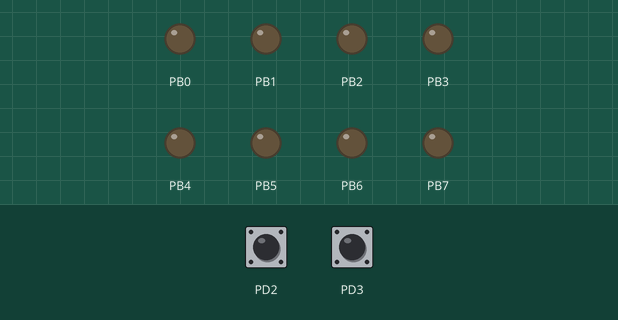
Simulated run of this program. Board: ATmega8, built with avr-gcc and emulated at 3.6 MHz. On the bench: output pins drawn as LEDs (lit = HIGH). Dashed ring = blinking. The inputs (shaded band) are chosen by the test bench; at power-on: PD2 HIGH, PD3 HIGH.

Above: at 1.2 s.
1.3 s: PD2 pulled LOW for 0.15 s
At 4.3 s:
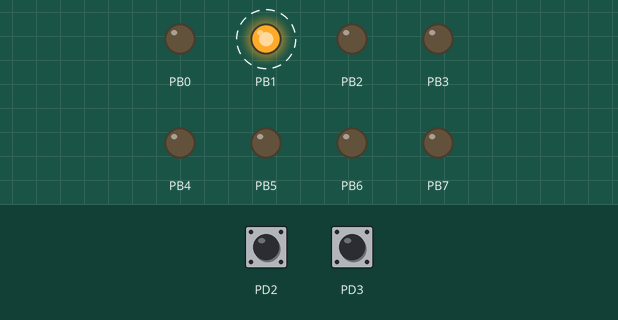
4.4 s: PD3 pulled LOW for 0.15 s
6.4 s: PD3 pulled LOW for 1 s
At 6.85 s:
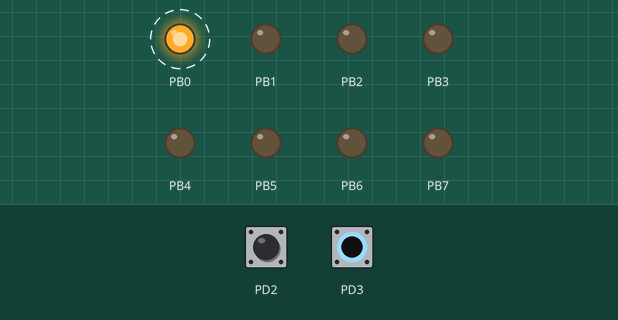
10.4 s: PD3 pulled LOW for 3.2 s
At 11.5 s:
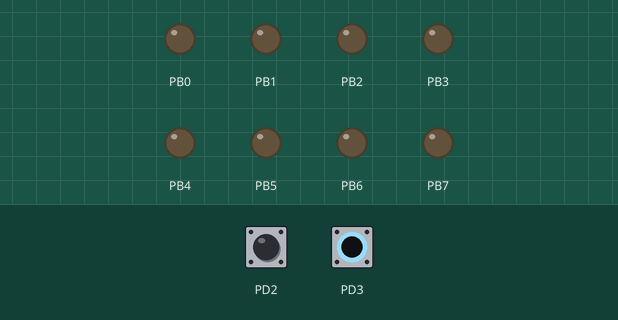
15.1 s: PD2 pulled LOW for 1 s
At 16.25 s:
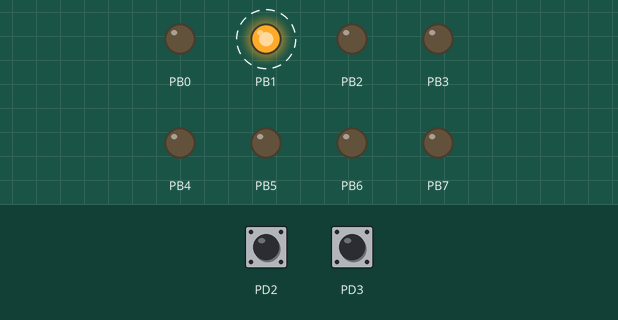
Timing chart, 0 to 20.1 s (numbered marks = the images above; inputs shaded):
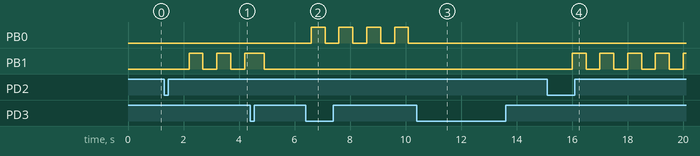

Measured:
- after the input at 1.3 s, PB1: alternates HIGH for 0.50 s and LOW for 0.50 s, starting after 0.90 s
- after the input at 6.4 s, PB0: alternates HIGH for 0.50 s and LOW for 0.50 s, starting after 0.20 s
- after the input at 10.4 s, PB0: stops changing and stays LOW
- after the input at 15.1 s, PB1: alternates HIGH for 0.50 s and LOW for 0.50 s, starting after 0.90 s

The program:

main.c
```c
/*
 * Praktikum3_Interrupts_C_MyAVR.c
 *
 * Created: 10.12.2018 16:17:11
 * Author : andrei
 */

#include <avr/io.h>
#include <avr/interrupt.h>
#define F_CPU 3600000UL // Taktfrequenz für den ATMega328P
#include <util/delay.h>

const uint8_t aus = 0;
const uint8_t rot = 1;
const uint8_t gruen = 2;

uint8_t state = 0;

ISR (INT0_vect){

	if(state == aus){
		state = gruen;
	}else if(state == gruen){
		state = aus;
	}else if(state == rot){
		state = gruen;
	}

	_delay_ms(200);


}

ISR (INT1_vect){

	if(state == aus){
		state = rot;
	}else if(state = rot){
		state = aus;
	}else if(state == gruen){
		state = rot;
	}


	_delay_ms(200);


}

void initializeISR(){

	DDRD = (0 << PD2) | (0 << PD3);
	PORTD = (1 << PD2) | (1 << PD3);
	GICR  = (1 << INT0) | (1 << INT1);
	MCUCR = (1 << ISC11) | (1 << ISC01);
	sei();
}

void initializeApp(){

	DDRB = 0xFF;
}


int main(void)
{
	initializeApp();
	initializeISR(); //Den Interrupt-Service einrichten

	while (1)
	{

		if(state == aus){
			PORTB = 0b0000000;
		}

		if(state == rot){
			PORTB = (1 << PB0);
		}

		if(state == gruen){
			PORTB = (1 << PB1);
		}

		_delay_ms(500);
		PORTB = 0b00000000; //Alle LEDs gehen aus
		_delay_ms(500);


	}
}
```
